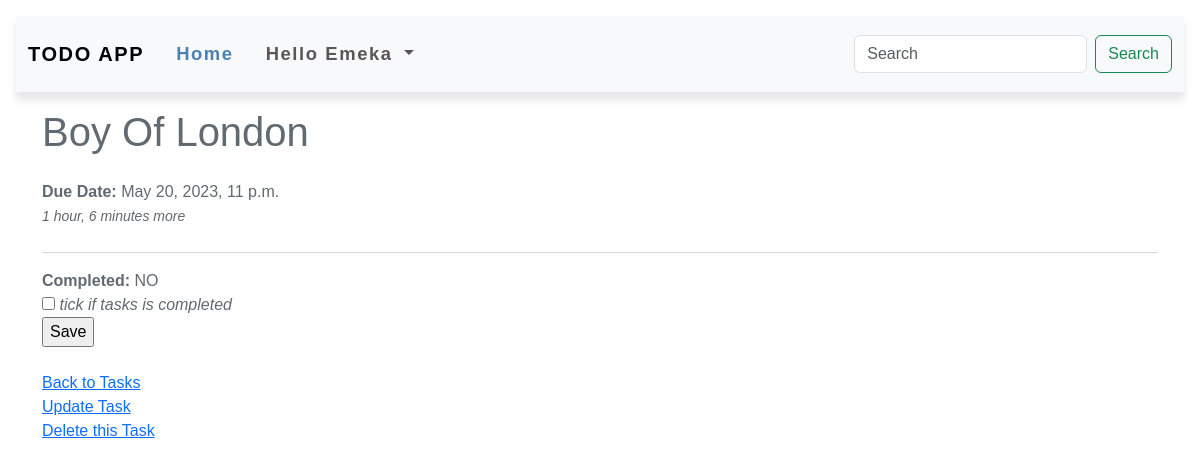
Screenshot of /task/12/ (signed in) with the database file from the repository.
### base/models.py (models this page shows)
class Todo(models.Model):
    user = models.ForeignKey(User, on_delete=models.CASCADE)
    title = models.CharField(max_length=100)
    description = models.TextField(null=True, blank=True)
    completed = models.BooleanField(default=False)
    created = models.DateTimeField(auto_now_add=True)
    updated = models.DateTimeField(auto_now=True)
    due_date = models.DateTimeField()
    def __str__(self) -> str:
        return self.title
    class Meta:
        ordering = ["-created", '-updated']

### base/views.py (the view)
# urls.py: path("task/<str:pk>/", views.viewTask, name='task'),
@login_required(login_url='login')
def viewTask(request, pk):
    task = Todo.objects.get(id=pk)
    form = TodoForm(instance=task)
    if request.method == 'POST':
        form = TodoForm(request.POST, instance=task)
        if form.is_valid():
            form.save()
    context = {'task': task, 'form': form}
    return render(request, 'base/task.html', context)

### base/forms.py
class TodoForm(ModelForm):
    class Meta:
        model = Todo
        fields = '__all__'
        exclude = ['user']
        widgets = {
            'title': forms.TextInput(attrs={
                'placeholder': 'Your title',
                'class': 'form-control rounded-25',
            }),
            'description': forms.Textarea(attrs={
                'class': 'form-control rounded-25',
            }),
            'due_date': forms.DateTimeInput(attrs={
                'class': 'form-control rounded-25',
                'placeholder': 'YYYY-MM-DD',
            }),
        }

### base/templates/base/task.html (shortened to what this page needs)
{% extends 'main.html' %}
{% block content %}
<h1>{{task|title}}</h1>
<div class="my-4">
    <strong>Due Date:</strong> {{task.due_date}} <br>
    <small><i><span>{% if not task.completed and task.due_date|timeuntil %} {{task.due_date|timeuntil}} more {% endif %}</span></i></small>
</div>
<hr>
<div>
    <strong>Completed:</strong> {% if task.completed %} Yes {% else %} NO {% endif %} <br>
    <form action="" method="POST">
        {% for field in form %}
        {% if field.label == 'Completed' %}
        <div>{{field}} <i>tick if tasks is completed</i></div>
        {% else %}
        <div style="display: none;">{{ field }}</div>
        {% endif %}
        {% endfor %}
        <input type="submit" value="Save">
    </form>
</div>
<br>
<a href="{% url 'home' %}">Back to Tasks</a><br>
<a href="{% url 'update-task' task.id%}">Update Task</a><br>
<a href="{% url 'delete-task' task.id%}">Delete this Task</a>
{% endblock content %}

### templates/navbar.html (shortened to what this page needs)
<nav class="navbar navbar-expand-lg bg-body-tertiary">
    <div class="container-fluid">
      <a class="navbar-brand" href="{% url 'home' %}">TODO APP</a>
      <div class="collapse navbar-collapse" id="navbarSupportedContent">
        <ul class="navbar-nav me-auto mb-2 mb-lg-0">
          <li class="nav-item">
            <a class="nav-link active" aria-current="page" href="{% url 'home' %}">Home</a>
          </li>
          {% if request.user.is_authenticated %}
          <li class="nav-item dropdown">
            <a class="nav-link dropdown-toggle" href="#" role="button" data-bs-toggle="dropdown" aria-expanded="false">
                Hello {{request.user|title}}
            </a>
          </li>
          {% else %}
          <li class="nav-item">
            <a class="nav-link" href="{% url 'login' %}">Log in</a>
          </li>
          {% endif %}
        </ul>
        <form class="d-flex" role="search">
          <input class="form-control me-2" type="search" placeholder="Search" aria-label="Search" name="q">
          <button class="btn btn-outline-success" type="submit">Search</button>
        </form>
      </div>
    </div>
  </nav>

### static/css/style.css (style rules this page uses)
body { overflow-x: hidden; font-family: 'Montserrat', sans-serif; color: #616971; }
.navbar { font-size: 1.15rem; font-weight: 600; letter-spacing: 0.1rem; box-shadow: 0 .5rem .5rem rgba(0, 0, 0, .1); z-index: 10000 !important; }
.nav-item { padding: .5rem; }
.nav-link { color: #5b5555!important; }
.nav-link.active, .nav-link:hover { color: #4981b3 !important; }
.row, .container-fluid { margin-left: 0px !important; margin-right: 0px !important; }

### rows the page displays
Todo: title "Boy Of London", due_date "May 20, 2023, 11 p.m.", due_date "1 hour, 6 minutes"

### other values shown
{{ request.user|title }} "Emeka"
